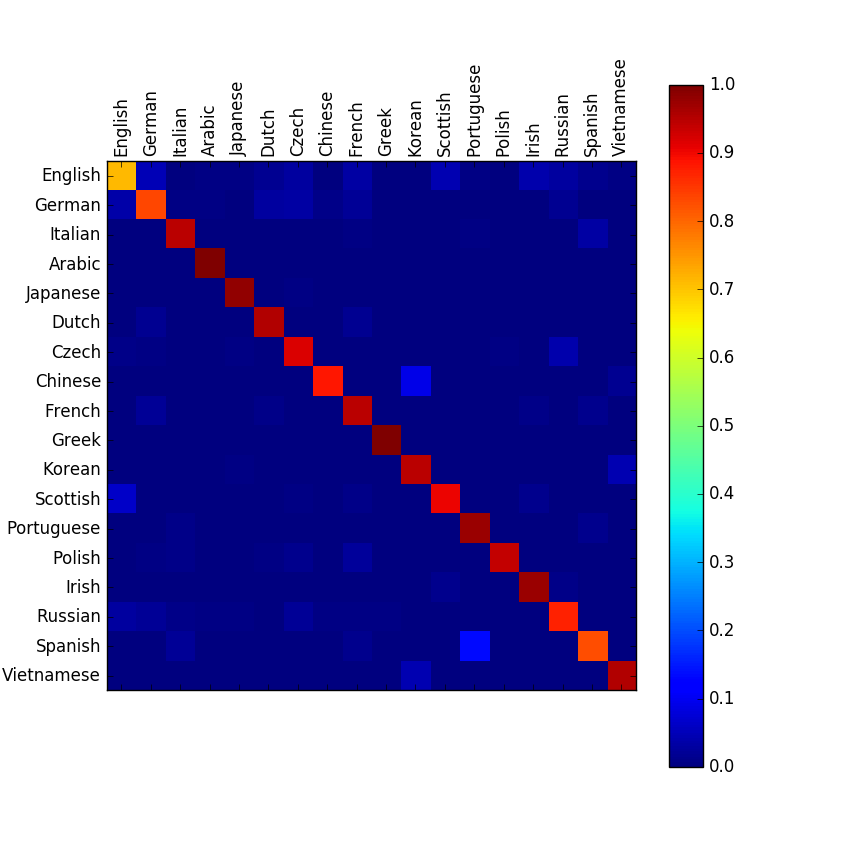

Write the Python code that produced this figure.
from __future__ import print_function
import glob
import unicodedata
import string
import torch
import torch.nn as nn
from torch.autograd import Variable
import torch.nn.functional as F 
import torch.optim as optim
import random
import time
import math
import matplotlib
import matplotlib.pyplot as plt
import matplotlib.ticker as ticker
import numpy as np

def findFiles(path):
	return glob.glob(path)

all_letters = string.ascii_letters + " .,;'"
n_letters = len(all_letters)

def unicodeToAscii(s):
    return ''.join(
        c for c in unicodedata.normalize('NFD', unicode(s, encoding="utf-8"))
        if unicodedata.category(c) != 'Mn'
        and c in all_letters
    )

language_names = {}
all_languages = []

def readLines(filename):
	names = open(filename).read().strip().split('\n')
	return [unicodeToAscii(name) for name in names]

for filename in findFiles('names/*.txt'):
	language = filename.split('/')[-1].split('.')[0]
	all_languages.append(language)
	names = readLines(filename)
	language_names[language] = names

n_languages = len(all_languages)

def letterToIndex(letter):
	return all_letters.find(letter)

def lineToTensor(name):
    tensor = torch.zeros(len(name), 1, n_letters)
    for li, letter in enumerate(name):
        tensor[li][0][letterToIndex(letter)] = 1
    return tensor

def categoryFromOutput(output):
    top_n, top_i = output.data.topk(1)
    language_i = top_i[0][0]
    return all_languages[language_i] , language_i

def randomChoice(l):
    return l[random.randint(0, len(l) - 1)]

def randomTrainingPair():
    language = randomChoice(all_languages)
    name = randomChoice(language_names[language])
    language_tensor = Variable(
                        torch.LongTensor(
                            [all_languages.index(language)]
                            )
                        )
    name_tensor = Variable(lineToTensor(name))
    return language, name, language_tensor, name_tensor

class Net(nn.Module):
    def __init__(self, input_size, hidden_size, num_layers):
        super(Net, self).__init__()

        self.input_size = input_size
        self.hidden_size = hidden_size
        self.num_layers = num_layers
        self.rnn = nn.RNN(
                        self.input_size,
                        self.hidden_size,
                        self.num_layers)
        self.fc1 = nn.Linear(self.hidden_size, n_languages)
        self.h0 = Variable(torch.randn(
            self.num_layers * 1,1,self.hidden_size))
        self.softmax = nn.LogSoftmax()

    def forward(self, x):
        out, hn = self.rnn(x, self.h0)
        y = hn[-1].view(1,self.hidden_size)
        y = self.fc1(y)
        y = self.softmax(y)
        return y

net = Net(n_letters,256,3)

criterion = nn.NLLLoss()
optimizer = optim.Adam(net.parameters(), lr=1e-4)

n_epochs = 300000

for epoch in range(1, n_epochs + 1):
    language, name, language_tensor, name_tensor = randomTrainingPair()
    optimizer.zero_grad()
    output = net(name_tensor)

    loss = criterion(output, language_tensor)
    loss.backward()

    optimizer.step()

    if epoch % 1000 == 0:
        guess, guess_i = categoryFromOutput(output)
        correct = 'RIGHT' if guess == language else 'WRONG (%s)' % language
        print ('%.4f %.4f %s / %s %s' % (float(epoch) / n_epochs,
            loss.data[0], name, guess, correct))

confusion = torch.zeros(n_languages, n_languages)
n_confusion = 10000


for i in range(n_confusion):
    language, name, language_tensor, name_tensor = randomTrainingPair()
    output = net(name_tensor)
    guess, guess_i = categoryFromOutput(output)
    language_i = all_languages.index(language)
    confusion[language_i][guess_i] += 1

for i in range(n_languages):
    confusion[i] /= confusion[i].sum()

fig = plt.figure()
ax = fig.add_subplot(111)
cax = ax.matshow(confusion.numpy())
fig.colorbar(cax)

ax.set_xticklabels([''] + all_languages, rotation=90)
ax.set_yticklabels([''] + all_languages)

ax.xaxis.set_major_locator(ticker.MultipleLocator(1))
ax.yaxis.set_major_locator(ticker.MultipleLocator(1))

plt.show()
